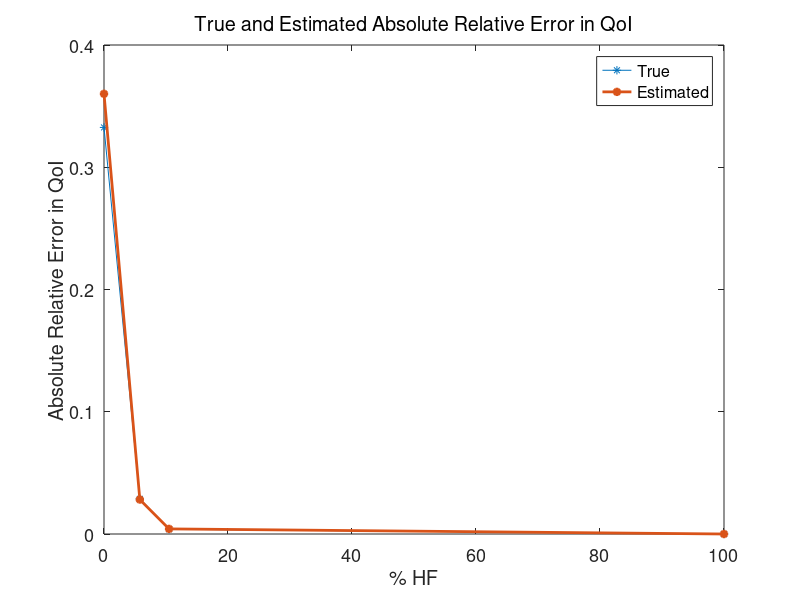

MATLAB code for this plot:
%plot error vs refinement

close all;

fntsize = 13;

errEst = [-0.0018293936; -9.84E-005; 1.41E-005];
errTrue = [-0.0016895481; -0.0001003636; 1.32748289514697E-005];
qoi = [0.0050801785; 0.0034909939; 0.0033773555];
relErrEst = abs(errEst./qoi);
relErrTrue = abs(errTrue./qoi);
ref = [0; 0.0578; 0.105];

plot(100*[ref; 1], [relErrTrue; 0], '-*', 100*[ref; 1], [relErrEst; 0], '-*','LineWidth',2);
legend('True','Estimated')
title('True and Estimated Absolute Relative Error in QoI','FontWeight','normal')
ylabel('Absolute Relative Error in QoI')
xlabel('% HF')
set(gca,'FontSize',fntsize); 
